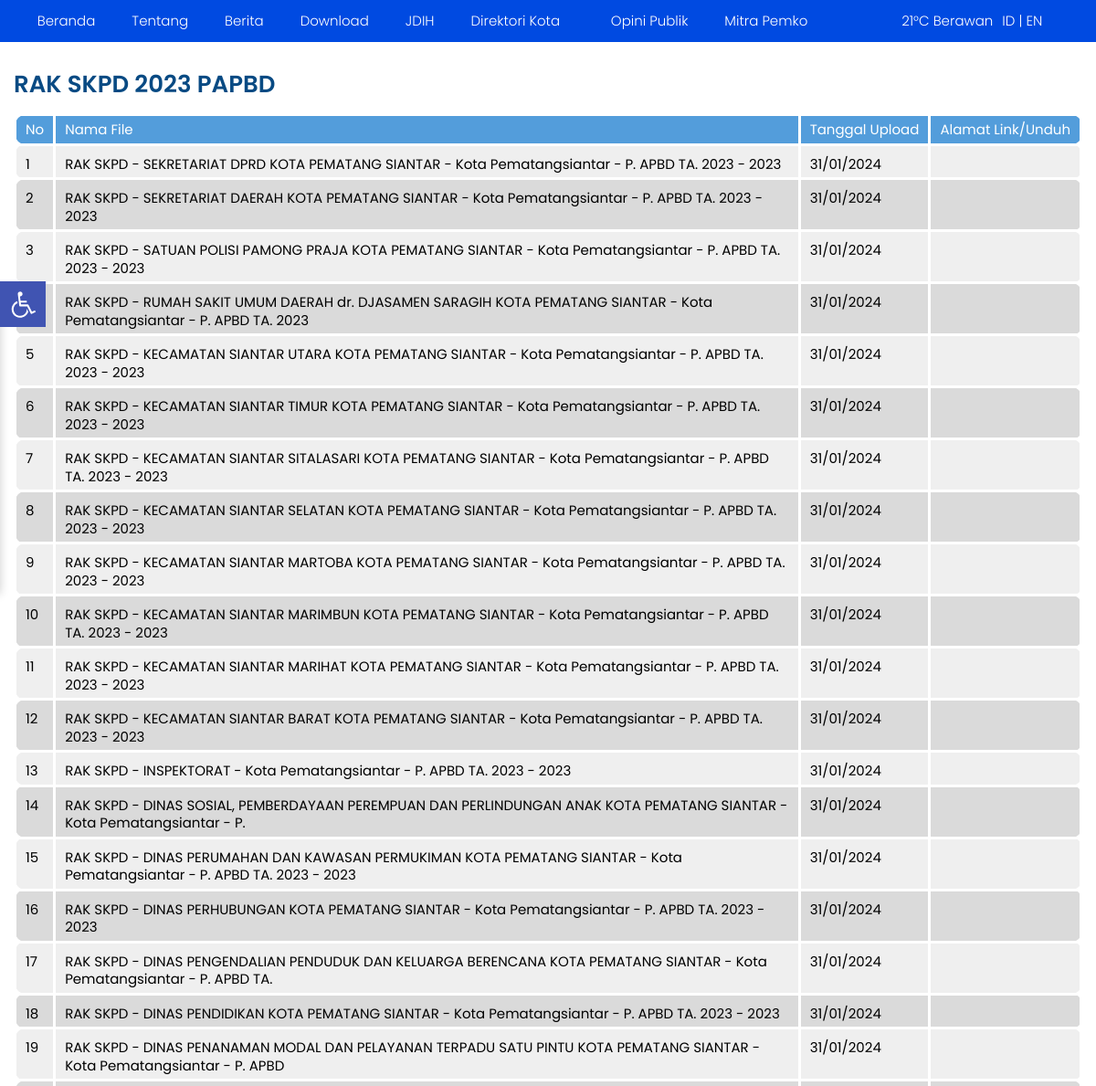
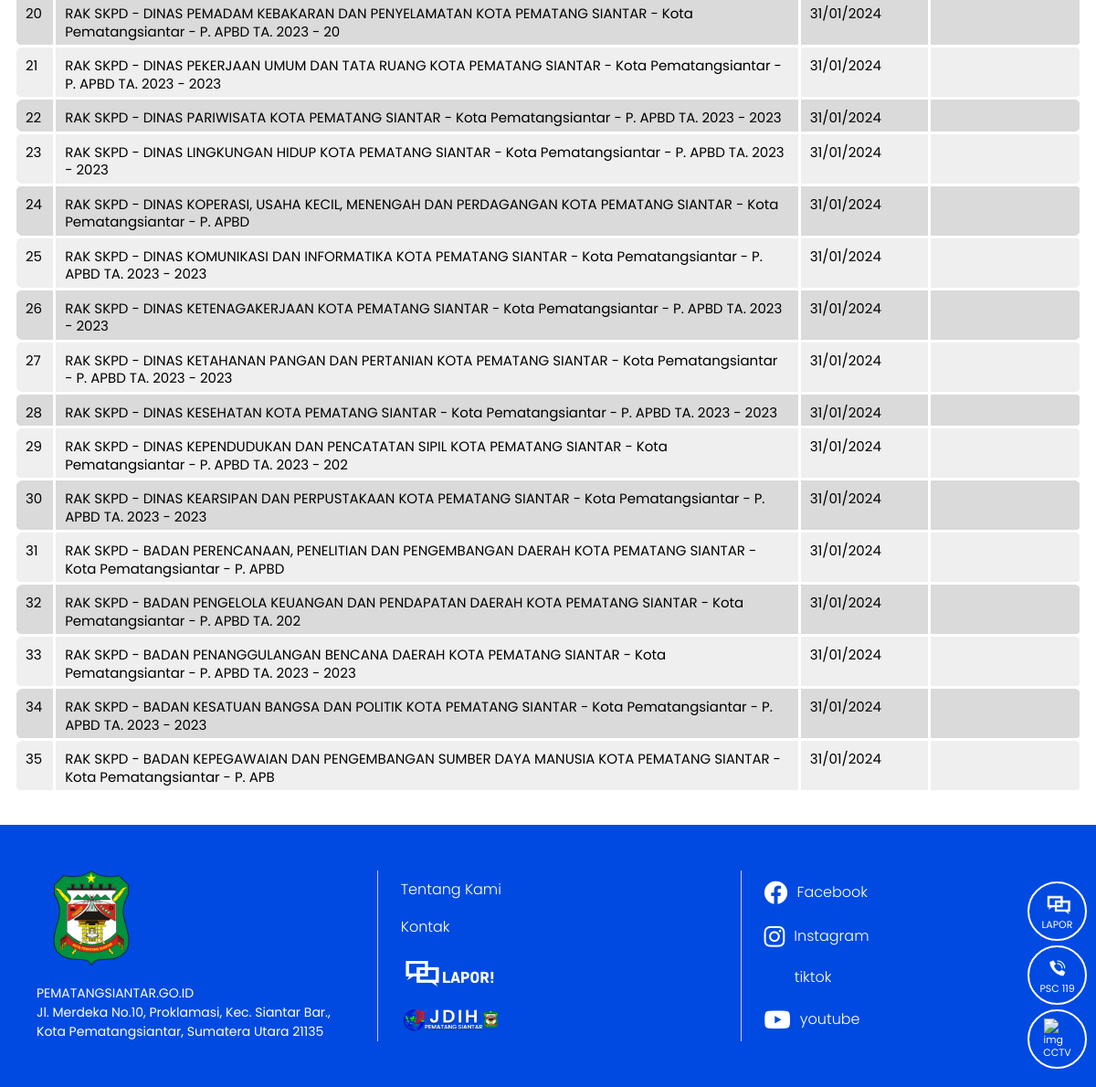
Page /index.php/rak_skpd on the committed database (2 pictures, top to bottom).
### tables this page shows
CREATE TABLE `tbl_files` (
  `file_id` int(11) NOT NULL,
  `file_judul` varchar(120) DEFAULT NULL,
  `file_deskripsi` text DEFAULT NULL,
  `file_tanggal` timestamp NULL DEFAULT current_timestamp(),
  `file_oleh` varchar(60) DEFAULT NULL,
  `file_download` int(11) DEFAULT 0,
  `file_data` varchar(120) DEFAULT NULL
);

### application/controllers/Rak_skpd.php (called while the page is built, shortened)
<?php
class Rak_skpd extends CI_Controller{
	function __construct(){
		$this->load->model('m_files');
		$this->load->helper('download');
		$this->load->model('m_pengunjung');
	}
	function index(){
		$x['data']=$this->m_files->get_all_files();
		$this->load->view('depan/v_rak_skpd',$x);
	}
}

### index.php (called while the page is built, shortened)
<?php
require_once BASEPATH.'core/CodeIgniter.php';

### application/models/M_files.php (called while the page is built, shortened)
<?php
class M_files extends CI_Model{
	function get_all_files(){
		$hsl=$this->db->query("SELECT file_id,file_judul,file_deskripsi,DATE_FORMAT(file_tanggal,'%d/%m/%Y') AS tanggal,file_oleh,file_download,file_data FROM tbl_files ORDER BY file_id DESC");
		return $hsl;
	}
}

### application/views/depan/v_rak_skpd.php (the view, shortened to what this page needs)
<!DOCTYPE html>
<html lang="id">
  <head>
    <link href="<?php echo base_url().'theme/depan/assets/css/datatable.css'?>" rel="stylesheet" />
    <link href="<?php echo base_url().'theme/depan/assets/css/app.css'?>" rel="stylesheet" />
    <link href="<?php echo base_url().'theme/depan/assets/css/add.css'?>" rel="stylesheet" />
    <link href="<?php echo base_url().'theme/depan/assets/plugins/slick/css/slick.css'?>" rel="stylesheet" />
    <link href="<?php echo base_url().'theme/depan/assets/plugins/slick/css/slick-theme.css'?>" rel="stylesheet" />
  </head>
  <body>
    <div class="bdgcontent">
      <div class="floatmenu">
        <div class="floatmenu__wrap">
        <ul>
            <li>
              <a
                href="https://www.lapor.go.id/instansi/pemerintah-kota-pematang-siantar"
                target="_blank"
                ><img
                  src="<?php echo base_url().'theme/depan/assets/img/floatmenu/lapor-float.png'?>"
                  alt="img"
                /><span>LAPOR</span></a
              >
            </li>
            <li>
              <a href="tel:119" rel="nofollow" target="_blank"
                ><img src="<?php echo base_url().'theme/depan/assets/img/floatmenu/2.png'?>" alt="img" /><span
                  >PSC 119</span
                ></a
              >
            </li>
            <li>
              <a href="https://cctv.pematangsiantar.go.id/"
                ><img src="<?php echo base_url().'theme/depan/assets/img/floatmenu/3.png'?>" alt="img" /><span
                  >CCTV</span
                ></a
              >
            </li>
          </ul>
        </div>
      </div>
      <header class="mainmenu">
        <div class="wrapper">
          <nav class="menu">
            <div class="menu__outer">
              <div class="menu__wrap">
                <div class="menu__left">
                  <div class="menu__utama">
                  <ul>
                      <li class="active">
                        <span
                          ><a class="smuroll" href="<?php echo site_url('');?>"
                            ><i class="fas fa-home"></i> Beranda
                          </a></span
                        >
                      </li>
                      <li class="has-dropdown">
                        <span><a href="<?php echo site_url('about');?>">Tentang</a></span>
                      </li>
                      <li>
                        <span><a href="<?php echo site_url('blog');?>">Berita</a></span>
                      </li>
                      <li class="has-dropdown">
                        <span
                          ><a href="#">Download</a>
                          <i class="idrop fas fa-caret-down"></i
                        ></span>
                      </li>
                      <li>
                        <span><a href="https://jdih.pematangsiantar.go.id/">JDIH</a></span>
                      </li>
                      <li class="has-dropdown">
                        <span
                          ><a href="#">Direktori Kota</a>
                          <i class="idrop fas fa-caret-down"></i
                        ></span>
                      </li>
                      <li>
                        <a href="https://opinipublik.pematangsiantar.go.id/berita/"
                          ><i class="fas fa-exclamation-circle"></i> Opini Publik</a
                        >
                      </li>
                      <li class="has-dropdown">
    <span>
        <a href="#" >Mitra Pemko</a>
        <i class="idrop fas fa-caret-down"></i>
    </span>
</li>
                    </ul>
                  </div>
                </div>
              </div>
            </div>
            <div class="menu__right">
              <div class="hujanbahasa">
                <div class="hujan">21&#176;C Berawan</div>
                <div class="bahasa">
                  <a href="city-directory9bb4.html?lang=id">ID</a> |
                  <a href="city-directory9ed2.html?lang=en">EN</a>
                </div>
              </div>
              <div class="search">
                <div class="search__icon">
                  <i class="scari-icon fas fa-search"></i>
                </div>
              </div>
            </div>
          </nav>
        </div>
      </header>
      <div class="wrapper">
        <div class="mainwrap">
          <div class="sectionrow">
            <div class="dinasterkait">
              <div class="xsection__header">
                <h1 class="xsection__title">RAK SKPD 2023 PAPBD</h1>
              </div>
              <div class="dinasterkait__body">
                <div class="zentable-outer">
                  <table class="zentable cityd-table" id="myTable">
                    <thead>
                      <tr>
                        <td>No</td>
                        <td>Nama File</td>
                        <td>Tanggal Upload</td>
                        <td>Alamat Link/Unduh</td>
                      </tr>
                    </thead>
                    <tbody>
                    <?php
                      $no = 1;
                      foreach ($data->result() as $row):
                          if ($row->file_oleh == "RAK SKPD 2023 PAPBD"):
                      ?>
                          <tr>
                              <td><?php echo $no++;?></td>
                              <td><?php echo $row->file_judul;?></td>
                              <td><?php echo $row->tanggal;?></td>
                              <td style="text-align:center;">
                                  <a href="<?php echo site_url('download/get_file/'.$row->file_id);?>" class="btn btn-info">
                                      <i class="fa fa-download" aria-hidden="true" style="color: #253B7B; font-size: 24px;"></i>
                                  </a>
                              </td>
                          </tr>
                      <?php
                          endif;
                      endforeach;
                      ?>
                  </tbody>
                  </table>
                </div>
              </div>
            </div>
          </div>
        </div>
      </div>
      <footer class="bg-blue">
        <div class="wrapper">
          <div class="footer">
            <div class="footer__col">
              <div class="footlogo">
                <img src="<?php echo base_url().'theme/depan/assets/img/logo.png'?>" alt="" />
              </div>
              <div class="footalamat">
              PEMATANGSIANTAR.GO.ID<br />
              Jl. Merdeka No.10, Proklamasi, Kec. Siantar Bar., <br>
               Kota Pematangsiantar, Sumatera Utara 21135
              </div>
            </div>
            <div class="footer__col">
              <ul class="footmenu">
                <li><a href="<?php echo site_url('about');?>">Tentang Kami</a></li>
                <li><a href="<?php echo site_url('kontak');?>">Kontak</a></li>
                <li>
                  <a
                    target="_blank"
                    href="https://www.lapor.go.id/instansi/pemerintah-kota-pematang-siantar"
                    ><img width="110" src="<?php echo base_url().'theme/depan/assets/img/lapor-foot.png'?>" alt=""
                  /></a>
                </li>
                <li>
                  <a target="_blank" href="https://jdih.pematangsiantar.go.id/"
                    ><img width="110" src="<?php echo base_url().'theme/depan/assets/img/jdih-foot.png'?>" alt=""
                  /></a>
                </li>
              </ul>
            </div>
            <div class="footer__col">
              <ul class="sosmedrow">
                <li>
                  <a href="https://www.facebook.com/diskominfopematangsiantar" target="_blank"
                    ><i class="fab fa-facebook"></i>Facebook</a
                  >
                </li>
                <li>
                  <a
                    href="https://www.instagram.com/diskominfopematangsiantar/"
                    target="_blank"
                    ><i class="fab fa-instagram"></i> Instagram</a
                  >
                </li>
                <li>
                  <a href="https://www.tiktok.com/@kominfopematangsiantar?_t=8gL05bIR9Os&_r=1" target="_blank"
                    ><img
                    />&nbsp;&nbsp; tiktok</a
                  >
                </li>
                <li>
                  <a
                    href="https://www.youtube.com/@DiskominfoPematangsiantar"
                    target="_blank"
                    ><i class="fab fa-youtube"></i> youtube</a
                  >
                </li>
              </ul>
            </div>
          </div>
        </div>
      </footer>
    </div>
  </body>
</html>

### theme/depan/assets/css/add.css (style rules this page uses)
.floatmenu { bottom: 15px; }
.floatmenu__wrap ul li img { object-fit: contain; }

### rows in the picture
tbl_files: file_judul "RAK SKPD - SEKRETARIAT DPRD KOTA PEMATANG SIANTAR - Kota Pematangsiantar - P. APBD TA. 2023 - 2023", tanggal "31/01/2024"
tbl_files: file_judul "RAK SKPD - SEKRETARIAT DAERAH KOTA PEMATANG SIANTAR - Kota Pematangsiantar - P. APBD TA. 2023 - 2023", tanggal "31/01/2024"
tbl_files: file_judul "RAK SKPD - SATUAN POLISI PAMONG PRAJA KOTA PEMATANG SIANTAR - Kota Pematangsiantar - P. APBD TA. 2023 - 2023", tanggal "31/01/2024"
tbl_files: file_judul "RAK SKPD - RUMAH SAKIT UMUM DAERAH dr. DJASAMEN SARAGIH KOTA PEMATANG SIANTAR - Kota Pematangsiantar - P. APBD TA. 2023", tanggal "31/01/2024"
tbl_files: file_judul "RAK SKPD - KECAMATAN SIANTAR UTARA KOTA PEMATANG SIANTAR - Kota Pematangsiantar - P. APBD TA. 2023 - 2023", tanggal "31/01/2024"
tbl_files: file_judul "RAK SKPD - KECAMATAN SIANTAR TIMUR KOTA PEMATANG SIANTAR - Kota Pematangsiantar - P. APBD TA. 2023 - 2023", tanggal "31/01/2024"
tbl_files: file_judul "RAK SKPD - KECAMATAN SIANTAR SITALASARI KOTA PEMATANG SIANTAR - Kota Pematangsiantar - P. APBD TA. 2023 - 2023", tanggal "31/01/2024"
tbl_files: file_judul "RAK SKPD - KECAMATAN SIANTAR SELATAN KOTA PEMATANG SIANTAR - Kota Pematangsiantar - P. APBD TA. 2023 - 2023", tanggal "31/01/2024"
tbl_files: file_judul "RAK SKPD - KECAMATAN SIANTAR MARTOBA KOTA PEMATANG SIANTAR - Kota Pematangsiantar - P. APBD TA. 2023 - 2023", tanggal "31/01/2024"
tbl_files: file_judul "RAK SKPD - KECAMATAN SIANTAR MARIMBUN KOTA PEMATANG SIANTAR - Kota Pematangsiantar - P. APBD TA. 2023 - 2023", tanggal "31/01/2024"
tbl_files: file_judul "RAK SKPD - KECAMATAN SIANTAR MARIHAT KOTA PEMATANG SIANTAR - Kota Pematangsiantar - P. APBD TA. 2023 - 2023", tanggal "31/01/2024"
tbl_files: file_judul "RAK SKPD - KECAMATAN SIANTAR BARAT KOTA PEMATANG SIANTAR - Kota Pematangsiantar - P. APBD TA. 2023 - 2023", tanggal "31/01/2024"
tbl_files: file_judul "RAK SKPD - INSPEKTORAT - Kota Pematangsiantar - P. APBD TA. 2023 - 2023", tanggal "31/01/2024"
tbl_files: file_judul "RAK SKPD - DINAS SOSIAL, PEMBERDAYAAN PEREMPUAN DAN PERLINDUNGAN ANAK KOTA PEMATANG SIANTAR - Kota Pematangsiantar - P.", tanggal "31/01/2024"
tbl_files: file_judul "RAK SKPD - DINAS PERUMAHAN DAN KAWASAN PERMUKIMAN KOTA PEMATANG SIANTAR - Kota Pematangsiantar - P. APBD TA. 2023 - 2023", tanggal "31/01/2024"
tbl_files: file_judul "RAK SKPD - DINAS PERHUBUNGAN KOTA PEMATANG SIANTAR - Kota Pematangsiantar - P. APBD TA. 2023 - 2023", tanggal "31/01/2024"
tbl_files: file_judul "RAK SKPD - DINAS PENGENDALIAN PENDUDUK DAN KELUARGA BERENCANA KOTA PEMATANG SIANTAR - Kota Pematangsiantar - P. APBD TA.", tanggal "31/01/2024"
tbl_files: file_judul "RAK SKPD - DINAS PENDIDIKAN KOTA PEMATANG SIANTAR - Kota Pematangsiantar - P. APBD TA. 2023 - 2023", tanggal "31/01/2024"
tbl_files: file_judul "RAK SKPD - DINAS PENANAMAN MODAL DAN PELAYANAN TERPADU SATU PINTU KOTA PEMATANG SIANTAR - Kota Pematangsiantar - P. APBD", tanggal "31/01/2024"
tbl_files: file_judul "RAK SKPD - DINAS PEMADAM KEBAKARAN DAN PENYELAMATAN KOTA PEMATANG SIANTAR - Kota Pematangsiantar - P. APBD TA. 2023 - 20", tanggal "31/01/2024"
tbl_files: file_judul "RAK SKPD - DINAS PEKERJAAN UMUM DAN TATA RUANG KOTA PEMATANG SIANTAR - Kota Pematangsiantar - P. APBD TA. 2023 - 2023", tanggal "31/01/2024"
tbl_files: file_judul "RAK SKPD - DINAS PARIWISATA KOTA PEMATANG SIANTAR - Kota Pematangsiantar - P. APBD TA. 2023 - 2023", tanggal "31/01/2024"
tbl_files: file_judul "RAK SKPD - DINAS LINGKUNGAN HIDUP KOTA PEMATANG SIANTAR - Kota Pematangsiantar - P. APBD TA. 2023 - 2023", tanggal "31/01/2024"
tbl_files: file_judul "RAK SKPD - DINAS KOPERASI, USAHA KECIL, MENENGAH DAN PERDAGANGAN KOTA PEMATANG SIANTAR - Kota Pematangsiantar - P. APBD", tanggal "31/01/2024"
tbl_files: file_judul "RAK SKPD - DINAS KOMUNIKASI DAN INFORMATIKA KOTA PEMATANG SIANTAR - Kota Pematangsiantar - P. APBD TA. 2023 - 2023", tanggal "31/01/2024"
tbl_files: file_judul "RAK SKPD - DINAS KETENAGAKERJAAN KOTA PEMATANG SIANTAR - Kota Pematangsiantar - P. APBD TA. 2023 - 2023", tanggal "31/01/2024"
tbl_files: file_judul "RAK SKPD - DINAS KETAHANAN PANGAN DAN PERTANIAN KOTA PEMATANG SIANTAR - Kota Pematangsiantar - P. APBD TA. 2023 - 2023", tanggal "31/01/2024"
tbl_files: file_judul "RAK SKPD - DINAS KESEHATAN KOTA PEMATANG SIANTAR - Kota Pematangsiantar - P. APBD TA. 2023 - 2023", tanggal "31/01/2024"
tbl_files: file_judul "RAK SKPD - DINAS KEPENDUDUKAN DAN PENCATATAN SIPIL KOTA PEMATANG SIANTAR - Kota Pematangsiantar - P. APBD TA. 2023 - 202", tanggal "31/01/2024"
tbl_files: file_judul "RAK SKPD - DINAS KEARSIPAN DAN PERPUSTAKAAN KOTA PEMATANG SIANTAR - Kota Pematangsiantar - P. APBD TA. 2023 - 2023", tanggal "31/01/2024"
tbl_files: file_judul "RAK SKPD - BADAN PERENCANAAN, PENELITIAN DAN PENGEMBANGAN DAERAH KOTA PEMATANG SIANTAR - Kota Pematangsiantar - P. APBD", tanggal "31/01/2024"
tbl_files: file_judul "RAK SKPD - BADAN PENGELOLA KEUANGAN DAN PENDAPATAN DAERAH KOTA PEMATANG SIANTAR - Kota Pematangsiantar - P. APBD TA. 202", tanggal "31/01/2024"
tbl_files: file_judul "RAK SKPD - BADAN PENANGGULANGAN BENCANA DAERAH KOTA PEMATANG SIANTAR - Kota Pematangsiantar - P. APBD TA. 2023 - 2023", tanggal "31/01/2024"
tbl_files: file_judul "RAK SKPD - BADAN KESATUAN BANGSA DAN POLITIK KOTA PEMATANG SIANTAR - Kota Pematangsiantar - P. APBD TA. 2023 - 2023", tanggal "31/01/2024"
tbl_files: file_judul "RAK SKPD - BADAN KEPEGAWAIAN DAN PENGEMBANGAN SUMBER DAYA MANUSIA KOTA PEMATANG SIANTAR - Kota Pematangsiantar - P. APB", tanggal "31/01/2024"
